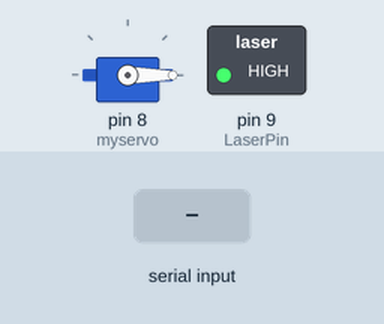
Recording of a sketch running on a simulated Arduino Uno, built with avr-gcc and run on an emulated ATmega328P. Parts: servo, switched loads named in the sketch (green lamp = pin HIGH). The test bench sets the inputs (shaded band).

Above: at 1.2 s.
1.3 s: "90,45\n" received over Serial
At 1.7 s:
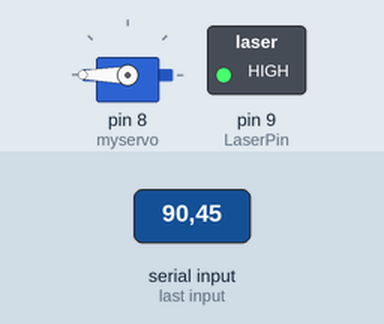
2.8 s: "90\n" received over Serial
At 4.0 s:
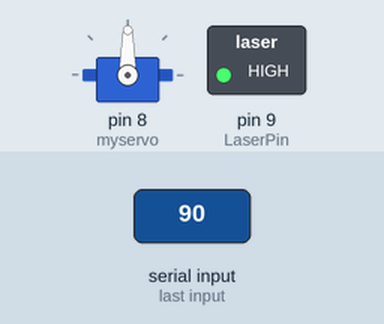
4.3 s: "30,150\n" received over Serial
At 5.2 s:
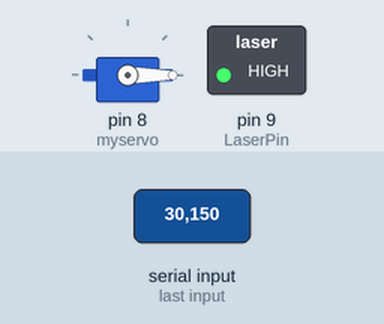
5.8 s: "200\n" received over Serial
At 6.3 s:
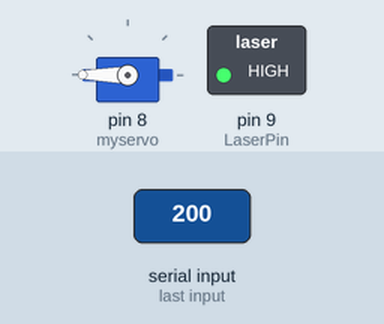
Timing chart, 0 to 8.3 s (numbered marks = the images above; inputs shaded):
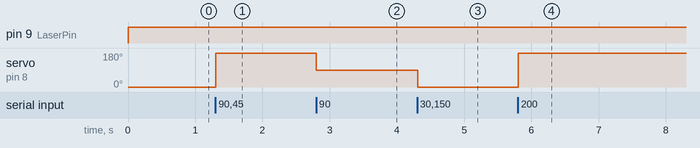

The sketch:

laser_control.ino
```cpp
#include <Servo.h>
#define LaserPin 9
Servo myservo;
unsigned int integerValue=0;
char incomingByte;

void setup ()
{
   Serial.begin(9600);
   pinMode (LaserPin, OUTPUT);
   myservo.attach(8);
}

void loop () {
  while(Serial.available()){
     integerValue = 0;         // throw away previous integerValue
      while(1) {            // force into a loop until 'n' is received
        incomingByte = Serial.read();
        if (incomingByte == '\n') break;   // exit the while(1), we're done receiving
        if (incomingByte == -1) continue;  // if no characters are in the buffer read() returns -1
        integerValue *= 10;  // shift left 1 decimal place
        integerValue = ((incomingByte - 48) + integerValue);
      }
  }
  digitalWrite (LaserPin, HIGH);
  myservo.write(integerValue);

}
```

Measured:
- after the input at 1.3 s, servo on pin 8 (myservo): 0° → 180° at once
- after the input at 2.8 s, servo on pin 8 (myservo): 180° → 90° at once
- after the input at 4.3 s, servo on pin 8 (myservo): 90° → 0° at once
- after the input at 5.8 s, servo on pin 8 (myservo): 0° → 180° at once
